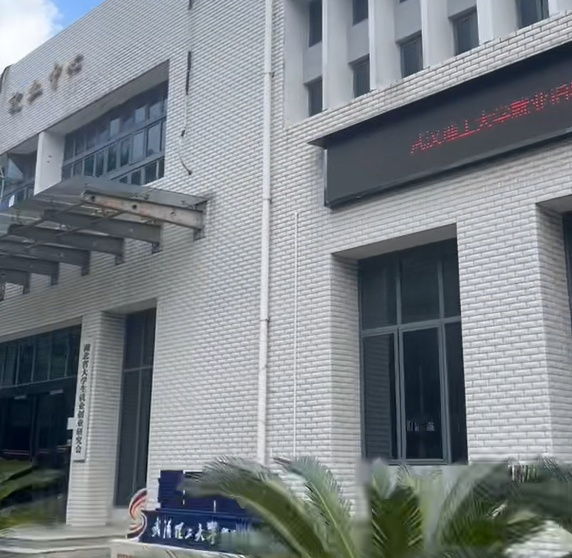
#> input picture locator/sift/dataset/test/database/000.jpg, 572 x 558 px; its folder holds only this picture in this run
$ python main.py train --dataset_root dataset/test/database
#> lines starting #> are read from the running program, lines starting #| are printed output that depends on the picture
### locator/sift/model.py
import cv2
import numpy as np
from typing import List, Tuple, Optional


class FeatureExtractor:
    def __init__(self, feature_type='sift'):
        self.feature_type = feature_type

        if feature_type == 'sift':
            self.detector = cv2.SIFT_create()
        elif feature_type == 'orb':
            self.detector = cv2.ORB_create()
        else:
            raise ValueError(f"Unsupported feature type: {feature_type}")

    def extract(self, image_path: str) -> Tuple[Optional[np.ndarray], Optional[np.ndarray]]:
        image = cv2.imread(image_path, cv2.IMREAD_GRAYSCALE)
        if image is None:
            return None, None

        keypoints, descriptors = self.detector.detectAndCompute(image, None)
        return keypoints, descriptors

class FeatureMatcher:
    def __init__(self, feature_type='sift', matcher_type='flann'):
        self.feature_type = feature_type
        self.matcher_type = matcher_type

        if matcher_type == 'flann':
            if feature_type == 'sift':
                index_params = dict(algorithm=1, trees=5)  # KDTREE
            else:  # ORB
                index_params = dict(algorithm=6, table_number=6, key_size=12, multi_probe_level=1)  # LSH
            search_params = dict(checks=50)
            self.matcher = cv2.FlannBasedMatcher(index_params, search_params)
        else:  # BF matcher
            if feature_type == 'sift':
                self.matcher = cv2.BFMatcher(cv2.NORM_L2, crossCheck=True)
            else:
                self.matcher = cv2.BFMatcher(cv2.NORM_HAMMING, crossCheck=True)

    def match(self, desc1: np.ndarray, desc2: np.ndarray) -> List:
        if desc1 is None or desc2 is None:
            return []

        try:
            if self.matcher_type == 'flann':
                matches = self.matcher.knnMatch(desc1, desc2, k=2)

                # Lowe's ratio test
                good_matches = []
                for match_pair in matches:
                    if len(match_pair) == 2:
                        m, n = match_pair
                        if m.distance < 0.7 * n.distance:
                            good_matches.append(m)
                return good_matches
            else:  # BF matcher
                matches = self.matcher.match(desc1, desc2)
                matches = sorted(matches, key=lambda x: x.distance)
                return matches[:len(matches) // 2]
        except:
            return []


class ImageLocalizer:
    def __init__(self, feature_type='sift', matcher_type='flann'):
        self.extractor = FeatureExtractor(feature_type)
        self.matcher = FeatureMatcher(feature_type, matcher_type)
        self.database_features = {}
        self.database_paths = {}

    def query_image(self, query_path: str, top_k: int = 5) -> List[Tuple[str, int]]:
        query_kp, query_desc = self.extractor.extract(query_path)
        if query_desc is None:
            return []
        similarities = []
        for db_name, db_desc in self.database_features.items():
            matches = self.matcher.match(query_desc, db_desc)
            similarity = len(matches)
            similarities.append((db_name, similarity))
        similarities.sort(key=lambda x: x[1], reverse=True)
        return similarities[:top_k]

### locator/sift/train.py
from tqdm import tqdm
from model import ImageLocalizer
from dataload import DataLoader


def build_database(dataset_root, mode='val', feature_type='sift', save_path=None):
    print(f"Building database for {mode} set...")
    localizer = ImageLocalizer(feature_type=feature_type)
    dataloader = DataLoader(dataset_root)
    db_paths = dataloader.get_database_paths(mode)
    print(f"Found {len(db_paths)} database images")
    if len(db_paths) == 0:
        raise ValueError(f"No database images found in {dataset_root}/{mode}/database")
    for img_path in tqdm(db_paths, desc="Extracting features"):
        try:
            keypoints, descriptors = localizer.extractor.extract(str(img_path))
            if descriptors is not None:
                img_name = img_path.name
                localizer.database_features[img_name] = descriptors
                localizer.database_paths[img_name] = str(img_path)
        except Exception as e:
            print(f"Error processing {img_path}: {e}")
    print(f"Successfully processed {len(localizer.database_features)} images")
    if len(localizer.database_features) == 0:
        raise ValueError("No features extracted from database images")
    if save_path:
        dataloader.save_features(
            localizer.database_features,
            localizer.database_paths,
            save_path
        )
    return localizer.database_features, localizer.database_paths


def extract_single_image_features(image_path, feature_type='sift'):
    localizer = ImageLocalizer(feature_type=feature_type)
    return localizer.extractor.extract(image_path)

### locator/sift/test.py
import json
import os
from tqdm import tqdm
from model import ImageLocalizer
from dataload import DataLoader


def test_localization(dataset_root, mode='val', feature_path=None, feature_type='sift', output_file=None):
    print(f"Testing localization on {mode} set...")
    localizer = ImageLocalizer(feature_type=feature_type)
    dataloader = DataLoader(dataset_root)
    if feature_path and os.path.exists(feature_path):
        print(f"Loading features from {feature_path}")
        localizer.database_features, localizer.database_paths = dataloader.load_features(feature_path)
        print(f"Loaded {len(localizer.database_features)} database images")
    else:
        print("Building features on-the-fly...")
        from train import build_database
        localizer.database_features, localizer.database_paths = build_database(
            dataset_root, mode, feature_type
        )
    if len(localizer.database_features) == 0:
        raise ValueError("No database features available")
    query_paths = dataloader.get_query_paths(mode)
    print(f"Found {len(query_paths)} query images")
    if len(query_paths) == 0:
        raise ValueError(f"No query images found in {dataset_root}/{mode}/queries")
    results = {}
    for query_path in tqdm(query_paths, desc="Processing queries"):
        query_name = query_path.name
        similar_images = localizer.query_image(str(query_path), top_k=10)
        results[query_name] = {
            'query_path': str(query_path),
            'similar_images': similar_images
        }
    if output_file:
        with open(output_file, 'w') as f:
            json.dump(results, f, indent=2)
        print(f"Results saved to {output_file}")
    total_queries = len(results)
    queries_with_matches = sum(1 for r in results.values() if r['similar_images'])
    print(f"\nTest Results:")
    print(f"Total queries: {total_queries}")
    print(f"Queries with matches: {queries_with_matches}")
    if total_queries > 0:
        print(f"Success rate: {queries_with_matches/total_queries*100:.1f}%")
    return results


def test_single_query(query_path, localizer, top_k=5):
    return localizer.query_image(query_path, top_k=top_k)


def calculate_accuracy_metrics(results):
    if not results:
        return {}
    total_queries = len(results)
    queries_with_matches = sum(1 for r in results.values() if r['similar_images'])
    match_scores = []
    for result in results.values():
        if result['similar_images']:
            match_scores.append(result['similar_images'][0][1])
    metrics = {
        'total_queries': total_queries,
        'queries_with_matches': queries_with_matches,
        'success_rate': queries_with_matches / total_queries if total_queries > 0 else 0,
        'avg_best_match_score': sum(match_scores) / len(match_scores) if match_scores else 0,
        'max_match_score': max(match_scores) if match_scores else 0,
        'min_match_score': min(match_scores) if match_scores else 0
    }
    return metrics

### locator/sift/vis.py
import cv2
import matplotlib.pyplot as plt
import numpy as np
from pathlib import Path

def visualize_query_results(query_path, localizer, top_k=6):
    results = localizer.query_image(query_path, top_k=top_k)
    if not results:
        print(f"No results found for {Path(query_path).name}")
        return
    fig, axes = plt.subplots(2, 4, figsize=(16, 8))
    fig.suptitle(f'Query Results: {Path(query_path).name}', fontsize=14)
    query_img = cv2.imread(query_path)
    query_img = cv2.cvtColor(query_img, cv2.COLOR_BGR2RGB)
    axes[0, 0].imshow(query_img)
    axes[0, 0].set_title('Query Image')
    axes[0, 0].axis('off')
    positions = [(0, 1), (0, 2), (0, 3), (1, 0), (1, 1), (1, 2)]
    for i, ((db_name, score), (row, col)) in enumerate(zip(results, positions)):
        if i >= len(positions):
            break
        db_path = localizer.database_paths[db_name]
        db_img = cv2.imread(db_path)
        db_img = cv2.cvtColor(db_img, cv2.COLOR_BGR2RGB)
        axes[row, col].imshow(db_img)
        axes[row, col].set_title(f'#{i + 1}: {score} matches\n{db_name[:20]}...', fontsize=10)
        axes[row, col].axis('off')
    for i in range(len(results), len(positions)):
        row, col = positions[i]
        axes[row, col].axis('off')
    axes[1, 3].axis('off')
    plt.tight_layout()
    plt.show()


# [14 lines left out: function visualize_feature_matches, not called in this run]


def visualize_results_gallery(results, max_queries=9):
    query_names = list(results.keys())[:max_queries]
    rows = int(np.ceil(len(query_names) / 3))
    fig, axes = plt.subplots(rows, 3, figsize=(15, 5 * rows))
    fig.suptitle('Query Results Gallery', fontsize=16)
    if rows == 1:
        axes = axes.reshape(1, -1)
    for i, query_name in enumerate(query_names):
        row = i // 3
        col = i % 3
        query_data = results[query_name]
        query_path = query_data['query_path']
        try:
            query_img = cv2.imread(query_path)
            query_img = cv2.cvtColor(query_img, cv2.COLOR_BGR2RGB)
            axes[row, col].imshow(query_img)
            if query_data['similar_images']:
                best_match = query_data['similar_images'][0]
                title = f'{query_name[:15]}...\nBest: {best_match[1]} matches'
            else:
                title = f'{query_name[:15]}...\nNo matches'
            axes[row, col].set_title(title, fontsize=10)
            axes[row, col].axis('off')
        except:
            axes[row, col].text(0.5, 0.5, f'Error loading\n{query_name}',
                                ha='center', va='center')
            axes[row, col].axis('off')
    for i in range(len(query_names), rows * 3):
        row = i // 3
        col = i % 3
        axes[row, col].axis('off')
    plt.tight_layout()
    plt.show()


def auto_visualize_best_results(dataset_root, localizer, results, max_queries=6):
    print(f"\nVisualizing top {max_queries} query results...")
    queries_with_matches = []
    for query_name, query_data in results.items():
        if query_data['similar_images'] and len(query_data['similar_images']) > 0:
            queries_with_matches.append((query_name, query_data))
    if not queries_with_matches:
        print("No queries with matches found for visualization")
        return
    queries_with_matches.sort(key=lambda x: x[1]['similar_images'][0][1], reverse=True)
    selected_queries = queries_with_matches[:max_queries]
    print(f"Found {len(queries_with_matches)} queries with matches")
    print(f"Visualizing top {len(selected_queries)} queries...")
    for i, (query_name, query_data) in enumerate(selected_queries, 1):
        query_path = query_data['query_path']
        best_match_score = query_data['similar_images'][0][1]
        print(f"\n[{i}/{len(selected_queries)}] Visualizing: {query_name}")
        print(f"Best match score: {best_match_score}")
        try:
            visualize_query_results(query_path, localizer, top_k=6)
        except Exception as e:
            print(f"Error visualizing {query_name}: {e}")
    print("\nShowing results gallery...")
    try:
        visualize_results_gallery(results, max_queries=9)
    except Exception as e:
        print(f"Error showing gallery: {e}")


# [11 lines left out: function show_best_match_details, not called in this run]

### locator/sift/dataload.py
import os
import pickle
from pathlib import Path
from typing import Dict, List
from tqdm import tqdm


class DataLoader:

    def __init__(self, dataset_root: str):
        self.dataset_root = Path(dataset_root)
    def get_image_paths(self, directory: str) -> List[Path]:
        dir_path = Path(directory)
        if not dir_path.exists():
            return []
        extensions = ['.jpg', '.jpeg', '.png', '.bmp', '.tiff']
        image_paths = []
        for ext in extensions:
            image_paths.extend(dir_path.glob(f'*{ext}'))
            image_paths.extend(dir_path.glob(f'*{ext.upper()}'))
        return image_paths

    def get_database_paths(self, mode='val') -> List[Path]:
        db_dir = self.dataset_root / mode / 'database'
        return self.get_image_paths(db_dir)

    def get_query_paths(self, mode='val') -> List[Path]:
        query_dir = self.dataset_root / mode / 'queries'
        if not query_dir.exists():
            query_dir = self.dataset_root / mode / 'queries_v1'
        return self.get_image_paths(query_dir)
    def save_features(self, features: Dict, paths: Dict, save_path: str):
        data = {
            'features': features,
            'paths': paths
        }
        with open(save_path, 'wb') as f:
            pickle.dump(data, f)
        print(f"Features saved to {save_path}")

    def load_features(self, load_path: str) -> tuple:
        with open(load_path, 'rb') as f:
            data = pickle.load(f)
        return data['features'], data['paths']

### locator/sift/main.py
import argparse
import sys
import os
import vis
from train import build_database
from test import test_localization, calculate_accuracy_metrics


def main():
    parser = argparse.ArgumentParser(description='Image Localization System')
    parser.add_argument('command', choices=['train', 'test'], help='Command to run')
    parser.add_argument('--dataset_root', type=str, required=True, help='Dataset root directory')
    parser.add_argument('--mode', type=str, choices=['train', 'val', 'test'], default='val')
    parser.add_argument('--feature_type', type=str, choices=['sift', 'orb'], default='sift')
    parser.add_argument('--feature_path', type=str, help='Path to save/load features')
    parser.add_argument('--output', type=str, help='Output file path')
    parser.add_argument('--vis_count', type=int, default=6, help='Number of queries to visualize (default: 6)')
    args = parser.parse_args()
    if not os.path.exists(args.dataset_root):
        print(f"Error: Dataset root does not exist: {args.dataset_root}")
        sys.exit(1)
    if args.command == 'train':
        save_path = args.feature_path or f'{args.mode}_features.pkl'
        print(f"Building database for {args.mode} set...")
        print(f"Feature type: {args.feature_type}")
        print(f"Output: {save_path}")
        try:
            build_database(
                dataset_root=args.dataset_root,
                mode=args.mode,
                feature_type=args.feature_type,
                save_path=save_path
            )
#> in extract, `image = cv2.imread(image_path, cv2.IMREAD_GRAYSCALE)`:
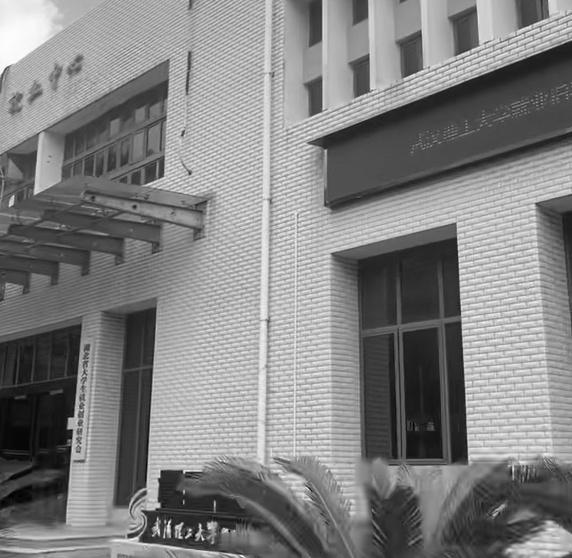
#> image: shape (558, 572); min 0, max 255, mean 129.1
#> in extract, `keypoints, descriptors = self.detector.detectAndCompute(image, None)`: keypoints = 3320 keypoints; strongest (x, y, size): (200, 525, 2.1), (190, 530, 1.9), (180, 537, 2.2), (130, 536, 3.8)
#| Successfully processed 1 images
            if args.mode == 'val':
                print("\n" + "="*50)
                print("visualizing validation results...")
                print("="*50)
                from model import ImageLocalizer
                from dataload import DataLoader
                localizer = ImageLocalizer(feature_type=args.feature_type)
                dataloader = DataLoader(args.dataset_root)
                localizer.database_features, localizer.database_paths = dataloader.load_features(save_path)
                print("Testing validation set...")
                results_file = "val_results.json"
                results = test_localization(
                    dataset_root=args.dataset_root,
                    mode='val',
                    feature_path=save_path,
                    feature_type=args.feature_type,
                    output_file=results_file
                )
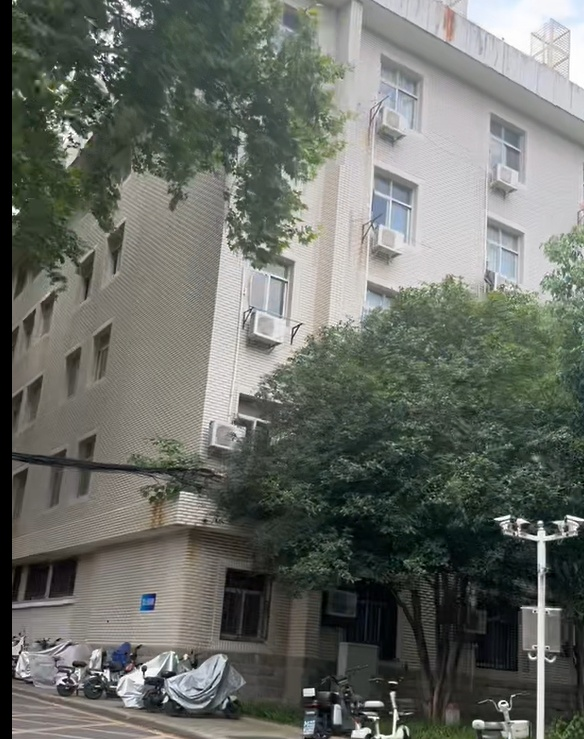
#> input picture locator/sift/dataset/test/queries/000.jpg, 584 x 739 px
#> in extract (call 2), `keypoints, descriptors = self.detector.detectAndCompute(image, None)`: keypoints = 3218 keypoints; strongest (x, y, size): (15, 211, 5), (309, 692, 6.6), (540, 522, 2.7), (144, 669, 3.4)
#> in query_image, `query_kp, query_desc = self.extractor.extract(query_path)`: query_kp has the same summary as keypoints in extract
#> the loop in query_image, `for db_name, db_desc in self.database_features.items():` made 1 pass
#> (matches, similarity) on pass 1: (10 matches, 10)
#> after the loop in query_image, `for db_name, db_desc in self.database_features.items():`: similarities = [('000.jpg', 10)]
#> in test_localization, `total_queries = len(results)`: total_queries = 1
#| Total queries: 1
#| Queries with matches: 1
#| Success rate: 100.0%
#> results = 1 item
                metrics = calculate_accuracy_metrics(results)
#> in calculate_accuracy_metrics, `total_queries = len(results)`: total_queries = 1
#> the loop in calculate_accuracy_metrics, `for result in results.values():` made 1 pass
#> after the loop in calculate_accuracy_metrics, `for result in results.values():`: match_scores = [10]
#> in calculate_accuracy_metrics, `metrics = { 'total_queries': total_queries, 'queries_with_matches': qu..`: metrics = {'total_queries': 1, 'queries_with_matches': 1, 'success_rate': 1, 'avg_best_match_score': 10, 'max_match_score': 10, 'min_match_score': 10}
                print(f"\nDetailed Metrics:")
                print(f"Success Rate: {metrics['success_rate']*100:.1f}%")
#| Success Rate: 100.0%
                print(f"Avg Best Match Score: {metrics['avg_best_match_score']:.1f}")
#| Avg Best Match Score: 10.0
                print(f"Max Match Score: {metrics['max_match_score']}")
#| Max Match Score: 10
                vis.auto_visualize_best_results(args.dataset_root, localizer, results, args.vis_count)
#> the loop in auto_visualize_best_results, `for query_name, query_data in results.items():` made 1 pass
#> query_name on pass 1: '000.jpg'
#> after the loop in auto_visualize_best_results, `for query_name, query_data in results.items():`: queries_with_matches = 1 item
#| Found 1 queries with matches
#> (printed output is left out)
#> in auto_visualize_best_results, `best_match_score = query_data['similar_images'][0][1]`: best_match_score = 10
#| [1/1] Visualizing: 000.jpg
#| Best match score: 10
#> the loop in query_image (call 2), `for db_name, db_desc in self.database_features.items():` made 1 pass
#> in visualize_query_results, `results = localizer.query_image(query_path, top_k=top_k)`: results = [('000.jpg', 10)]
#> in visualize_query_results, query_img is the input picture: shape (739, 584, 3); mean B, G, R 101.9, 108.4, 104.9
#> in visualize_query_results, db_img is the input picture: shape (558, 572, 3); mean B, G, R 135.2, 130.4, 124.1
#> the loop in visualize_query_results, `for i in range(len(results), len(positions)):` made 5 passes
#> (row, col) on passes 1 to 5: (0, 2), (0, 3), (1, 0), (1, 1), (1, 2)
#> in visualize_query_results, `plt.show()`:
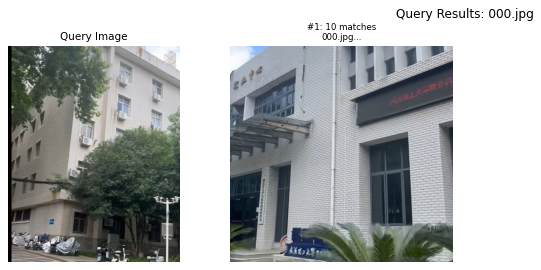
#> figure drawn by matplotlib, 2 panels
#> in visualize_results_gallery, `query_names = list(results.keys())[:max_queries]`: query_names = ['000.jpg']
#> in visualize_results_gallery, `rows = int(np.ceil(len(query_names) / 3))`: rows = 1
#> in visualize_results_gallery, `row = i // 3`: row = 0
#> in visualize_results_gallery, `query_data = results[query_name]`: query_data = 2 items
#> in visualize_results_gallery, `best_match = query_data['similar_images'][0]`: best_match = ('000.jpg', 10)
#> the loop in visualize_results_gallery, `for i in range(len(query_names), rows * 3):` made 2 passes
#> (row, col) on passes 1 to 2: (0, 1), (0, 2)
                print("\nVisualization complete!")
            else:
                print(f"\nNote: Auto-visualization is only available for 'val' mode.")
                print(f"You can manually test {args.mode} results using:")
                print(f"python main.py test --dataset_root {args.dataset_root} --mode {args.mode} --feature_path {save_path}")
        except Exception as e:
            print(f"Training failed: {e}")
            sys.exit(1)
    elif args.command == 'test':
        if not args.feature_path:
            print("Error: --feature_path is required for test mode")
            sys.exit(1)
        if not os.path.exists(args.feature_path):
            print(f"Error: Feature file does not exist: {args.feature_path}")
            sys.exit(1)
        output_file = args.output or f'{args.mode}_results.json'
        print(f"Testing {args.mode} set...")
        print(f"Feature file: {args.feature_path}")
        print(f"Output: {output_file}")
        try:
            results = test_localization(
                dataset_root=args.dataset_root,
                mode=args.mode,
                feature_path=args.feature_path,
                feature_type=args.feature_type,
                output_file=output_file
            )
            metrics = calculate_accuracy_metrics(results)
            print(f"\nDetailed Metrics:")
            print(f"Success Rate: {metrics['success_rate']*100:.1f}%")
            print(f"Avg Best Match Score: {metrics['avg_best_match_score']:.1f}")
            from model import ImageLocalizer
            from dataload import DataLoader
            localizer = ImageLocalizer(feature_type=args.feature_type)
            dataloader = DataLoader(args.dataset_root)
            localizer.database_features, localizer.database_paths = dataloader.load_features(args.feature_path)
            vis.visualize_results_gallery(results, max_queries=9)
            if results:
                first_query = list(results.keys())[0]
                first_query_path = results[first_query]['query_path']
                vis.show_best_match_details(first_query_path, localizer)
        except Exception as e:
            print(f"Testing failed: {e}")
            sys.exit(1)


if __name__ == "__main__":
    main()
